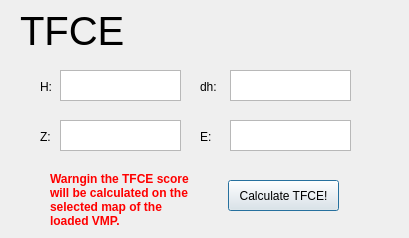
<?xml version="1.0" encoding="UTF-8"?>
<ui version="4.0">
 <class>Dialog</class>
 <widget class="QDialog" name="Dialog">
  <property name="geometry">
   <rect>
    <x>0</x>
    <y>0</y>
    <width>409</width>
    <height>238</height>
   </rect>
  </property>
  <property name="windowTitle">
   <string>Dialog</string>
  </property>
  <widget class="QLabel" name="dh_label">
   <property name="geometry">
    <rect>
     <x>200</x>
     <y>80</y>
     <width>59</width>
     <height>14</height>
    </rect>
   </property>
   <property name="text">
    <string>dh:</string>
   </property>
  </widget>
  <widget class="QLabel" name="h_label">
   <property name="geometry">
    <rect>
     <x>40</x>
     <y>80</y>
     <width>59</width>
     <height>14</height>
    </rect>
   </property>
   <property name="text">
    <string>H:</string>
   </property>
  </widget>
  <widget class="QLabel" name="z_label">
   <property name="geometry">
    <rect>
     <x>40</x>
     <y>130</y>
     <width>59</width>
     <height>14</height>
    </rect>
   </property>
   <property name="text">
    <string>Z:</string>
   </property>
  </widget>
  <widget class="QLabel" name="e_label">
   <property name="geometry">
    <rect>
     <x>200</x>
     <y>130</y>
     <width>59</width>
     <height>14</height>
    </rect>
   </property>
   <property name="text">
    <string>E:</string>
   </property>
  </widget>
  <widget class="QPushButton" name="tfce_calculate_button">
   <property name="geometry">
    <rect>
     <x>228</x>
     <y>180</y>
     <width>111</width>
     <height>31</height>
    </rect>
   </property>
   <property name="text">
    <string>Calculate TFCE!</string>
   </property>
  </widget>
  <widget class="QPlainTextEdit" name="h_textbox">
   <property name="geometry">
    <rect>
     <x>60</x>
     <y>70</y>
     <width>121</width>
     <height>31</height>
    </rect>
   </property>
  </widget>
  <widget class="QPlainTextEdit" name="z_textbox">
   <property name="geometry">
    <rect>
     <x>60</x>
     <y>120</y>
     <width>121</width>
     <height>31</height>
    </rect>
   </property>
  </widget>
  <widget class="QPlainTextEdit" name="e_textbox">
   <property name="geometry">
    <rect>
     <x>230</x>
     <y>120</y>
     <width>121</width>
     <height>31</height>
    </rect>
   </property>
  </widget>
  <widget class="QPlainTextEdit" name="dh_textbox">
   <property name="geometry">
    <rect>
     <x>230</x>
     <y>70</y>
     <width>121</width>
     <height>31</height>
    </rect>
   </property>
  </widget>
  <widget class="QLabel" name="label">
   <property name="geometry">
    <rect>
     <x>20</x>
     <y>10</y>
     <width>191</width>
     <height>41</height>
    </rect>
   </property>
   <property name="font">
    <font>
     <pointsize>30</pointsize>
    </font>
   </property>
   <property name="text">
    <string>TFCE</string>
   </property>
  </widget>
  <widget class="QLabel" name="label_2">
   <property name="geometry">
    <rect>
     <x>50</x>
     <y>170</y>
     <width>141</width>
     <height>61</height>
    </rect>
   </property>
   <property name="text">
    <string>&lt;html&gt;&lt;head/&gt;&lt;body&gt;&lt;p&gt;&lt;span style=&quot; font-weight:600; color:#ff0000;&quot;&gt;Warngin the TFCE score will be calculated on the selected map of the loaded VMP.&lt;/span&gt;&lt;/p&gt;&lt;/body&gt;&lt;/html&gt;</string>
   </property>
   <property name="wordWrap">
    <bool>true</bool>
   </property>
  </widget>
 </widget>
 <resources/>
 <connections/>
</ui>
